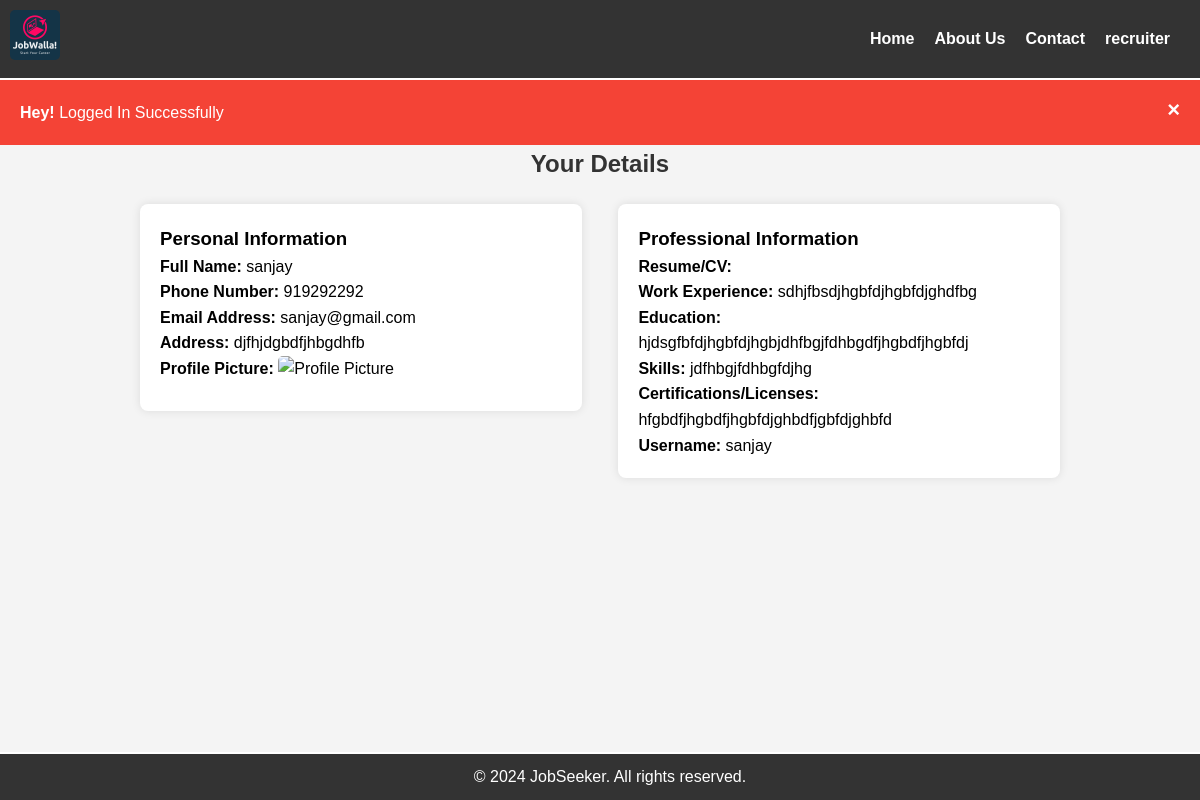
Screenshot of /seekerDetails.php?id=sanjay (signed in) with the database file from the repository.
### tables this page shows
CREATE TABLE `jobseekerdetails` (
  `username` varchar(200) NOT NULL,
  `name` varchar(200) NOT NULL,
  `phoneno` int(10) NOT NULL,
  `email` varchar(200) NOT NULL,
  `address` varchar(200) NOT NULL,
  `experience` mediumtext NOT NULL,
  `education` mediumtext NOT NULL,
  `certifications` mediumtext NOT NULL,
  `skills` mediumtext NOT NULL
);

### seekerDetails.php (the view, shortened to what this page needs)
<!DOCTYPE html>
<html lang="en">
<head>
</head>
<body>
    <?php include('navBar.php'); ?>
   <?php if(isset($_SESSION['message'])){
    ?>
<div class="alert">
<span class="closebtn" onclick="this.parentElement.style.display='none';">&times;</span>
<strong>Hey!</strong> <?=$_SESSION['message'] ?>
</div>
<?php
}
?>        <?php
require "connection.php";
$row=[];
if(isset($_GET['id'])){
$username=$_GET['id'];
$sql = "SELECT * FROM jobseekerdetails WHERE username='$username'";
$result = $conn->query($sql);
$row = $result->fetch_assoc();
}
?>
    <h2>Your Details</h2>
    <div class="container">
        <div class="column">
            <div class="details">
                <h3>Personal Information</h3>
                <p><strong>Full Name:</strong> <?php echo $row['username'] ?></p>
                <p><strong>Phone Number:</strong> <?php echo $row['phoneno']; ?></p>
                <p><strong>Email Address:</strong> <?php echo $row['email']; ?></p>
                <p><strong>Address:</strong> <?php echo $row['address'];?></p>
                <p><strong>Profile Picture:</strong> <img src="<?php $row['name']; ?>" alt="Profile Picture"></p>
            </div>
        </div>
        <div class="column">
            <div class="details">
                <h3>Professional Information</h3>
                <p><strong>Resume/CV:</strong> <?php ?></p>
                <p><strong>Work Experience:</strong> <?php echo nl2br($row['experience']); ?></p>
                <p><strong>Education:</strong> <?php echo nl2br($row['education']); ?></p>
                <p><strong>Skills:</strong> <?php echo $row['skills']; ?></p>
                <p><strong>Certifications/Licenses:</strong> <?php echo $row['certifications']; ?></p>
                <p><strong>Username:</strong> <?php echo $row['name']; ?></p>
            </div>
        </div>
    </div>
    <center>
    <?php require "footer.php"; ?>
</body>
</html>

### seekerDetails.php (style rules this page uses)
body { font-family: 'Arial', sans-serif; line-height: 1.6; background-color: #f4f4f4; }
.container { width: 80%; margin: 0 auto; display: flex; justify-content: space-between; padding: 20px; box-sizing: border-box; }
.column { width: 48%; }
.alert { padding: 20px; background-color: #f44336; color: white; }
.closebtn { margin-left: 15px; color: white; font-weight: bold; float: right; font-size: 22px; line-height: 20px; cursor: pointer; transition: 0.3s; }
.details { background-color: #fff; padding: 20px; border-radius: 8px; box-shadow: 0 0 10px rgba(0, 0, 0, 0.1); margin-bottom: 20px; }
.details img { max-width: 100%; border-radius: 5px; margin-bottom: 10px; }
h2 { text-align: center; color: #333; }

### navBar.php (style rules this page uses)
body { font-family: Arial, sans-serif; margin: 20px; }
p { margin-bottom: 10px; }
body, h1, h2, h3, p, ul { margin: 0; padding: 0; }

### rows the page displays
jobseekerdetails: username "sanjay", phoneno "919292292", email "sanjay@gmail.com", address "djfhjdgbdfjhbgdhfb", experience "sdhjfbsdjhgbfdjhgbfdjghdfbg", education "hjdsgfbfdjhgbfdjhgbjdhfbgjfdhbgdfjhgbdfjhgbfdj", skills "jdfhbgjfdhbgfdjhg", certifications "hfgbdfjhgbdfjhgbfdjghbdfjgbfdjghbfd", name "sanjay"

### other values shown
$_SESSION['auth_user']['username'] "recruiter"
$_SESSION['message'] "Logged In Successfully"
